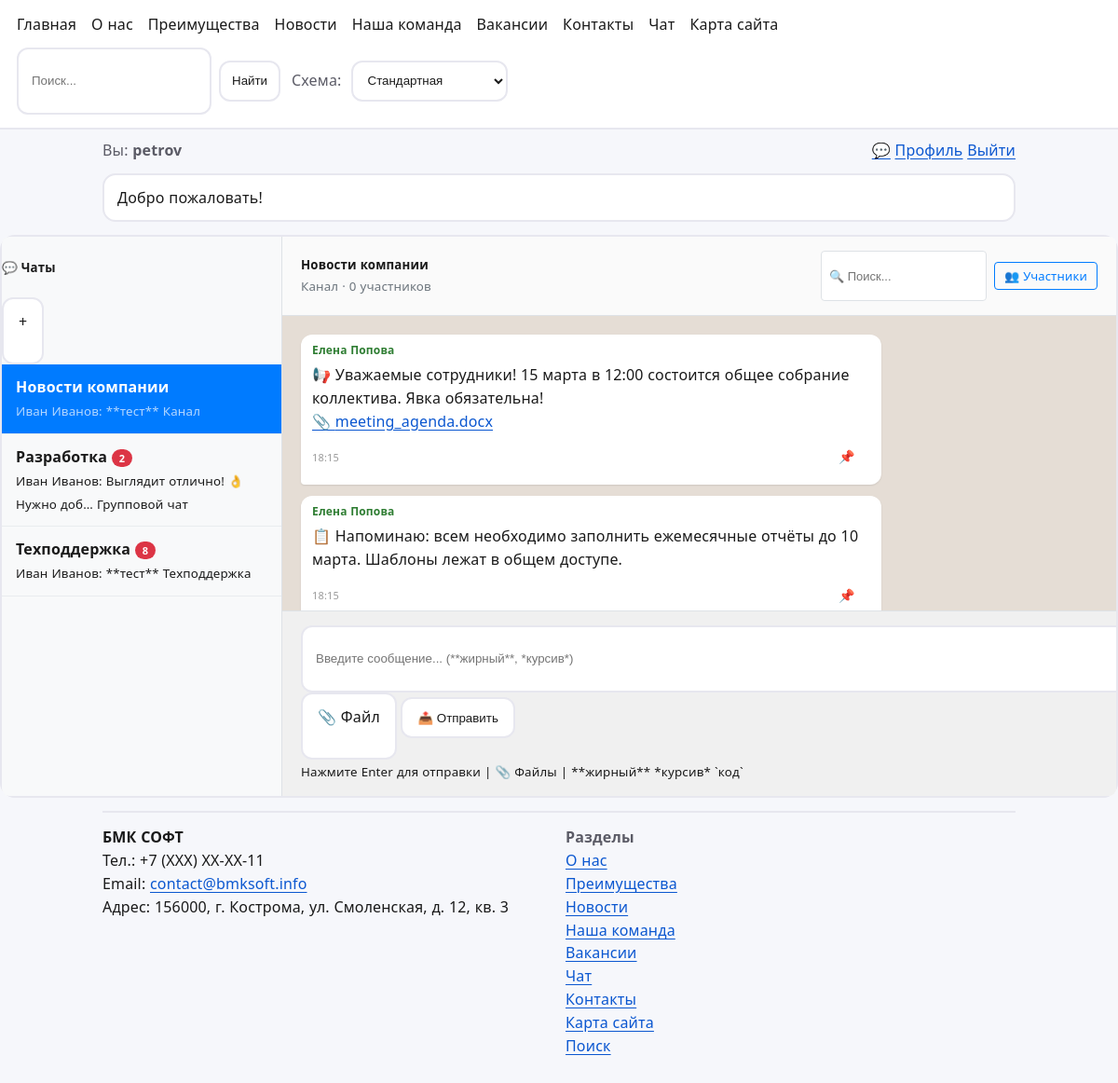
The app's page /messages/chats/ (signed in) with its own data.
### core/models.py (models this page shows, shortened)
class Banner(models.Model):
    text = models.CharField(max_length=255)
    href = models.CharField(max_length=255, default="/")
    enabled = models.BooleanField(default=True)
    order = models.PositiveIntegerField(default=0)
    class Meta:
        ordering = ["order", "id"]

class ContactInfo(models.Model):
    org = models.CharField(max_length=255, default="Demo Org")
    phone = models.CharField(max_length=64, default="+7 (000) 000-00-00")
    email = models.EmailField(default="info@example.com")
    address = models.CharField(max_length=255, default="Россия, Москва, ул. Пример, 1")

### messaging/models.py (models this page shows, shortened)
class ChatRoom(models.Model):
    class ChatType(models.TextChoices):
        PRIVATE = 'PRIVATE', 'Личная переписка'
        GROUP = 'GROUP', 'Групповой чат'
        CHANNEL = 'CHANNEL', 'Канал'
        SUPPORT = 'SUPPORT', 'Техподдержка'
    title = models.CharField('Название', max_length=200, blank=True, null=True)
    type = models.CharField(
        'Тип чата',
        max_length=20,
        choices=ChatType.choices,
        default=ChatType.GROUP
    )
    created_by = models.ForeignKey(
        User,
        on_delete=models.SET_NULL,
        null=True,
        related_name='created_chats',
        verbose_name='Создатель'
    )
    created_at = models.DateTimeField('Дата создания', auto_now_add=True)
    description = models.TextField('Описание', blank=True, null=True)
    avatar_url = models.TextField('Аватар (URL)', blank=True, null=True)
    is_archived = models.BooleanField('В архиве', default=False)
    last_message = models.ForeignKey(
        'ChatMessage',
        on_delete=models.SET_NULL,
        null=True,
        blank=True,
        related_name='+'
    )
    class Meta:
        verbose_name = 'Чат-комната'
        verbose_name_plural = 'Чат-комнаты'
        ordering = ['-created_at']

class ChatMessage(models.Model):
    chat = models.ForeignKey(
        ChatRoom,
        on_delete=models.CASCADE,
        related_name='messages',
        verbose_name='Чат'
    )
    sender = models.ForeignKey(
        User,
        on_delete=models.CASCADE,
        related_name='chat_messages',
        verbose_name='Отправитель'
    )
    content = models.TextField('Текст сообщения', blank=True)
    sent_at = models.DateTimeField('Время отправки', auto_now_add=True, db_index=True)
    is_edited = models.BooleanField('Отредактировано', default=False)
    edited_at = models.DateTimeField('Дата редактирования', null=True, blank=True)
    is_deleted = models.BooleanField('Удалено', default=False)
    reply_to = models.ForeignKey(
        'self',
        on_delete=models.SET_NULL,
        null=True,
        blank=True,
        related_name='replies',
        verbose_name='Ответ на'
    )
    read_by = models.ManyToManyField(
        User,
        related_name='read_chat_messages',
        blank=True,
        verbose_name='Прочитано'
    )
    class Meta:
        verbose_name = 'Сообщение чата'
        verbose_name_plural = 'Сообщения чатов'
        ordering = ['-sent_at']
        indexes = [
            models.Index(fields=['chat', 'sent_at']),
            models.Index(fields=['sender', 'sent_at']),
        ]

class MessageAttachment(models.Model):
    message = models.ForeignKey(
        ChatMessage,
        on_delete=models.CASCADE,
        related_name='attachments',
        verbose_name='Сообщение'
    )
    file_name = models.CharField('Имя файла', max_length=255)
    file_path = models.CharField('Путь к файлу', max_length=500)
    file_type = models.CharField('Тип файла', max_length=50)
    file_size = models.BigIntegerField('Размер (байты)', default=0)
    uploaded_at = models.DateTimeField('Дата загрузки', auto_now_add=True)
    file_hash = models.CharField('Хеш файла', max_length=64, blank=True, null=True)
    download_count = models.IntegerField('Скачиваний', default=0)
    file = models.FileField('Файл', upload_to='chat_attachments/%Y/%m/', null=True, blank=True)
    class Meta:
        verbose_name = 'Вложение'
        verbose_name_plural = 'Вложения'
        ordering = ['-uploaded_at']
    class Meta:
        verbose_name = 'Вложение'
        verbose_name_plural = 'Вложения'
        ordering = ['-uploaded_at']

### messaging/views.py (the view, shortened to what this page needs)
# urls.py: path("chats/", views.chat_list, name="chat_list"),
@login_required
def chat_list(request):
    memberships = ChatMembership.objects.filter(
        user=request.user,
        left_at__isnull=True
    ).select_related('chat').order_by('chat__title')  # ← сортировка по алфавиту
    chats = []
    for m in memberships:
        chat = m.chat
        last_msg = chat.messages.filter(is_deleted=False).first()
        unread = chat.messages.exclude(read_by=request.user).count() if last_msg else 0
        chats.append({
            'chat': chat,
            'last_msg': last_msg,
            'unread': unread,
            'role': m.role_in_chat,
        })
    selected_chat = None
    chat_messages = []
    chat_id = request.GET.get('chat')
    if not chat_id and chats:
        selected_chat = chats[0]['chat']
        chat_id = selected_chat.id
    if selected_chat:
        chat_messages = selected_chat.messages.filter(
            is_deleted=False
        ).select_related('sender').prefetch_related('attachments', 'read_by').order_by('sent_at')[:50]
        unread_msgs = selected_chat.messages.exclude(read_by=request.user)
        for msg in unread_msgs:
            msg.read_by.add(request.user)
        try:
            membership = ChatMembership.objects.get(user=request.user, chat=selected_chat)
            last_message = selected_chat.messages.first()
            if last_message:
                membership.last_read_message = last_message
                membership.save(update_fields=['last_read_message'])
        except ChatMembership.DoesNotExist:
            pass
        for msg in chat_messages:
            msg.content = format_message(msg.content)
    return render(request, 'messaging/chat_list.html', {
        'chats': chats,
        'selected_chat': selected_chat,
        'chat_messages': chat_messages,
    })

### templates/messaging/chat_list.html (shortened to what this page needs)
{% extends 'messaging/chat_base.html' %}
{% block chat_sidebar %}
<div class="p-3">
    <div class="d-flex justify-content-between align-items-center mb-3">
        <h5 class="mb-0">💬 Чаты</h5>
        <a href="{% url 'messaging:create_chat' %}" class="btn btn-primary btn-sm" title="Создать чат">+</a>
    </div>
    <div class="list-group">
        {% for item in chats %}
        <a href="?chat={{ item.chat.id }}"
           class="list-group-item list-group-item-action chat-list-item {% if selected_chat.id == item.chat.id %}active{% endif %}">
            <div class="d-flex justify-content-between align-items-start">
                <div class="w-100">
                    <div class="d-flex justify-content-between">
                        <strong>{{ item.chat.title }}</strong>
                        {% if item.unread > 0 %}
                        <span class="unread-badge">{{ item.unread }}</span>
                        {% endif %}
                    </div>
                    <small class="text-muted d-block text-truncate" style="max-width: 200px;">
                        {% if item.last_msg %}
                            {{ item.last_msg.sender.get_full_name|default:item.last_msg.sender.username }}:
                            {{ item.last_msg.content|truncatechars:30 }}
                        {% else %}
                            Нет сообщений
                        {% endif %}
                    </small>
                    <small class="text-muted">{{ item.chat.get_type_display }}</small>
                </div>
            </div>
        </a>
        {% empty %}
        <div class="text-center py-4">
            <p class="text-muted mb-3">У вас пока нет чатов</p>
            <a href="{% url 'messaging:create_chat' %}" class="btn btn-primary btn-sm">Создать первый чат</a>
        </div>
        {% endfor %}
    </div>
</div>
{% endblock %}
{% block chat_main %}
{% if selected_chat and chat_messages %}
    <div class="chat-header">
        <div style="display: flex; justify-content: space-between; align-items: center; flex-wrap: wrap; gap: 8px;">
            <div style="min-width: 0;">
                <h5 style="margin: 0; white-space: nowrap; overflow: hidden; text-overflow: ellipsis;">{{ selected_chat.title }}</h5>
                <small style="color: #6c757d; white-space: nowrap;">
                    {{ selected_chat.get_type_display }} · {{ memberships|length }} участников
                </small>
            </div>
            <div style="display: flex; align-items: center; gap: 8px; flex-shrink: 0;">
                <form action="{% url 'messaging:search_messages' selected_chat.id %}" method="GET" style="margin: 0;">
                    <input type="text" name="q"
                           placeholder="🔍 Поиск..."
                           value="{{ query|default:'' }}"
                           style="width: 160px; padding: 4px 8px; border: 1px solid #dee2e6; border-radius: 4px; font-size: 13px;">
                </form>
                <a href="{% url 'messaging:chat_members' selected_chat.id %}"
                   style="padding: 4px 10px; border: 1px solid #007bff; border-radius: 4px; color: #007bff; text-decoration: none; font-size: 13px; white-space: nowrap;">
                    👥 Участники
                </a>
            </div>
        </div>
    </div>
    <div class="messages-area" id="messagesArea">
        {% for msg in chat_messages %}
        <div class="message-bubble {% if msg.sender == request.user %}message-sent{% else %}message-received{% endif %}">
            {% if msg.sender != request.user %}
            <div class="message-sender">{{ msg.sender.get_full_name|default:msg.sender.username }}</div>
            {% endif %}
            <div class="message-content">{{ msg.content|safe }}</div>
            {% if msg.attachments.exists %}
            <div class="mt-2">
                {% for attachment in msg.attachments.all %}
                <a href="#" class="badge bg-light text-dark text-decoration-none">
                    📎 {{ attachment.file_name }}
                </a>
                {% endfor %}
            </div>
            {% endif %}
            <div class="message-time" style="display: flex; justify-content: space-between; align-items: center;">
                <span>
                    {{ msg.sent_at|time:"H:i" }}
                </span>
                <button onclick="pinMessage({{ msg.id }})"
                        style="background: none; border: none; cursor: pointer; font-size: 14px; color: #6c757d;"
                        title="Закрепить сообщение">
                    📌
                </button>
            </div>
        </div>
        {% endfor %}
    </div>
    <div class="message-input-area">
        <form id="messageForm" method="POST"
              action="{% url 'messaging:send_chat_message' selected_chat.id %}"
              enctype="multipart/form-data">
            <div class="d-flex align-items-end gap-2">
                <div class="flex-grow-1">
                    <input type="text" name="content" class="form-control"
                           placeholder="Введите сообщение... (**жирный**, *курсив*)"
                           id="messageInput" autocomplete="off">
                </div>
                <label class="btn btn-outline-secondary mb-0" for="fileInput" title="Прикрепить файл" style="white-space: nowrap;">
                    📎 Файл
                </label>
                <button class="btn btn-success" type="submit" id="sendButton" style="white-space: nowrap;">
                    📤 Отправить
                </button>
            </div>
            <small class="text-muted">
                Нажмите Enter для отправки | 📎 Файлы | **жирный** *курсив* `код`
            </small>
        </form>
    </div>
{% endif %}
{% endblock %}

### templates/base.html (shortened to what this page needs)
<!doctype html>
<html lang="ru">
<head>
  <link rel="stylesheet" href="/static/style.css" />
</head>
<body>
  <header class="top" role="banner">
    <nav class="nav" aria-label="Навигация">
      <a href="{% url 'home' %}">Главная</a>
      <a href="{% url 'about_us' %}">О нас</a>
      <a href="{% url 'advantages' %}">Преимущества</a>
      <a href="{% url 'news:list' %}">Новости</a>
      <a href="{% url 'team' %}">Наша команда</a>
      <a href="{% url 'vacancies' %}">Вакансии</a>
      <a href="{% url 'contact' %}">Контакты</a>
      <a href="{% url 'messaging:chat_list' %}">Чат</a>
      <a href="{% url 'sitemap' %}">Карта сайта</a>
    </nav>
    <div class="right">
      <form class="search-mini" action="{% url 'search' %}" method="get" role="search" aria-label="Поиск по сайту">
        <input name="q" value="{{ q|default:'' }}" placeholder="Поиск..." />
        <button type="submit">Найти</button>
      </form>
      <div class="theme" aria-label="Цветовая схема">
        <label for="themeSelect" class="theme__label">Схема:</label>
        <select id="themeSelect" class="theme__select">
          <option value="standard">Стандартная</option>
        </select>
      </div>
    </div>
  </header>
  <div class="subbar">
    <div class="who">
      {% if user.is_authenticated %}
        Вы: <b>{{ user.username }}</b>
      {% else %}
        Вы: <b>Гость</b>
      {% endif %}
    </div>
    <div class="auth">
      {% if user.is_authenticated %}
        <a href="{% url 'messaging:chat_list' %}">💬</a>
        <a href="{% url 'profile' %}">Профиль</a>
        <a href="{% url 'logout' %}">Выйти</a>
      {% else %}
        <a href="{% url 'login' %}">Войти</a>
        <a href="{% url 'register' %}">Регистрация</a>
      {% endif %}
    </div>
  </div>
  {% if banners %}
    <div class="banners" aria-label="Баннеры">
      {% for b in banners %}
        <a class="banner" href="{{ b.href }}">{{ b.text }}</a>
      {% endfor %}
    </div>
  {% endif %}
  <main id="content" class="card" role="main">
    {% block content %}{% endblock %}
  </main>
  <footer class="footer" role="contentinfo">
    <div class="footer-grid">
      <div class="contacts-widget" aria-label="Контакты">
        {% if contact_info %}
          <div><b>{{ contact_info.org }}</b></div>
          <div>Тел.: {{ contact_info.phone }}</div>
          <div>Email: <a href="mailto:{{ contact_info.email }}">{{ contact_info.email }}</a></div>
          <div>Адрес: {{ contact_info.address }}</div>
        {% else %}
          <div class="muted">Контакты не настроены.</div>
        {% endif %}
      </div>
      <div class="muted">
        <div><b>Разделы</b></div>
        <div><a href="{% url 'about_us' %}">О нас</a></div>
        <div><a href="{% url 'advantages' %}">Преимущества</a></div>
        <div><a href="{% url 'news:list' %}">Новости</a></div>
        <div><a href="{% url 'team' %}">Наша команда</a></div>
        <div><a href="{% url 'vacancies' %}">Вакансии</a></div>
        <div><a href="{% url 'messaging:chat_list' %}">Чат</a></div>
        <div><a href="{% url 'contact' %}">Контакты</a></div>
        <div><a href="{% url 'sitemap' %}">Карта сайта</a></div>
        <div><a href="{% url 'search' %}">Поиск</a></div>
      </div>
    </div>
  </footer>
</body>
</html>

### records on screen
Banner: text "Добро пожаловать!"
ChatRoom: chat "Новости компании", last_msg.sender.get_full_name "Иван Иванов", last_msg.content "**тест**", chat.type "Канал", title "Новости компании", type "Канал"
ChatRoom: chat "Разработка", unread "2", last_msg.sender.get_full_name "Иван Иванов", last_msg.content "Выглядит отлично! 👌 Нужно доб…", chat.type "Групповой чат"
ChatRoom: chat "Техподдержка", unread "8", last_msg.sender.get_full_name "Иван Иванов", last_msg.content "**тест**", chat.type "Техподдержка"
ChatMessage: sender.get_full_name "Елена Попова", content "📢 Уважаемые сотрудники! 15 марта в 12:00 состоится общее собрание коллектива. Явка обязательна!", sent_at "18:15"
MessageAttachment: file_name "meeting_agenda.docx"
ChatMessage: sender.get_full_name "Елена Попова", content "📋 Напоминаю: всем необходимо заполнить ежемесячные отчёты до 10 марта. Шаблоны лежат в общем доступе.", sent_at "18:15"
ContactInfo: org "БМК СОФТ", phone "+7 (ХХХ) ХХ-ХХ-11", email "contact@bmksoft.info", address "156000, г. Кострома, ул. Смоленская, д. 12, кв. 3"

### other values on screen
{{ user.username }} "petrov"
{{ memberships|length }} "0"
